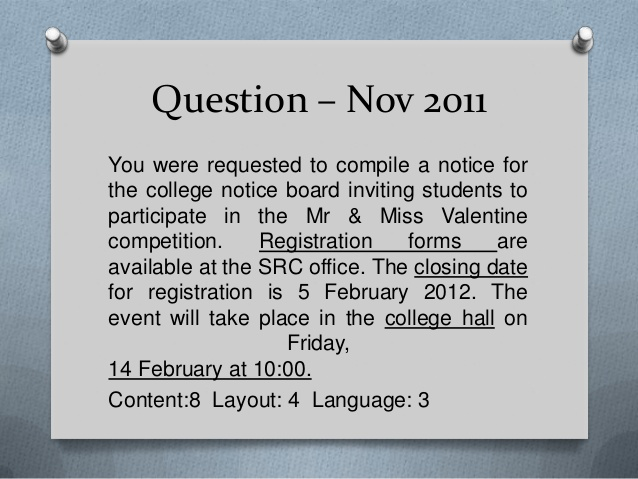
#> input picture test.png, 638 x 479 px; its folder holds only this picture in this run
$ python ocr.py --image test.png   (Python 2 division)
#> lines starting #> are read from the running program, lines starting #| are printed output that depends on the picture; after the words box and inside, x2 and y2 are one past the last pixel; in counts of white or black regions, pixels touching at a corner belong together
from PIL import Image
import pytesseract
import argparse
import cv2
import os
import sys
ap=argparse.ArgumentParser()
ap.add_argument("-i", "--image", required=True,
	help="path to input image to be OCR'd")
ap.add_argument("-p", "--preprocess", type=str, default="thresh",
	help="type of preprocessing to be done")
args = vars(ap.parse_args())
# load the example image and convert it to grayscale
img = cv2.imread(args["image"])
#> img is the input picture: shape (479, 638, 3); mean B, G, R 180.8, 176.9, 171.9
if img is None:
	print "None"
	sys.exit(0)
gaussian= cv2.GaussianBlur(img, (11,11), 25)
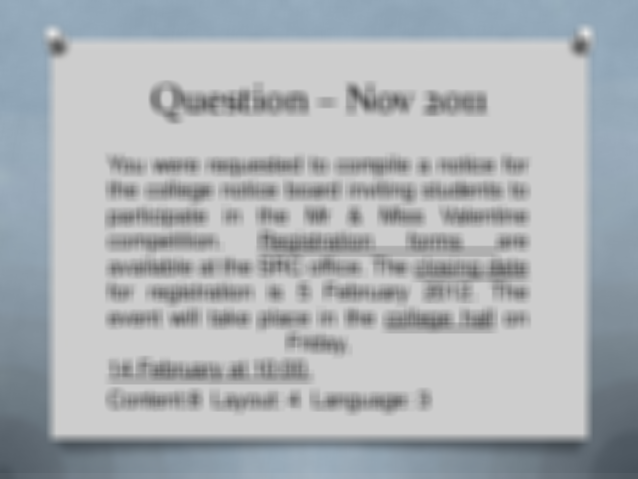
#> gaussian: shape (479, 638, 3); mean B, G, R 180.8, 176.8, 171.9
image = cv2.addWeighted(img, 1.5, gaussian, -0.5, 0, img)
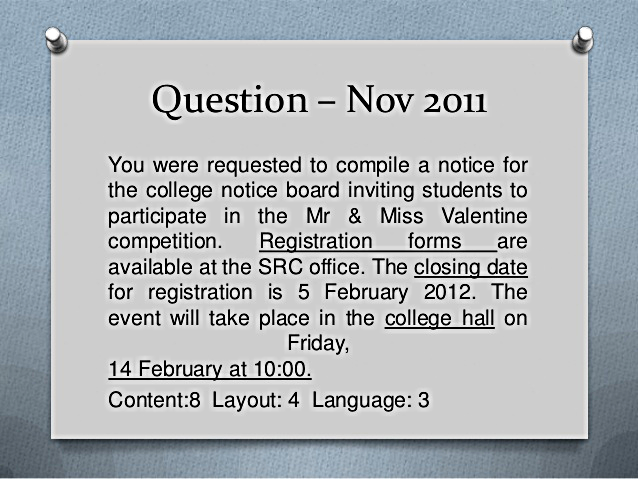
#> image: shape (479, 638, 3); mean B, G, R 183.3, 179.3, 174.4
cv2.imshow("Trial",image)
gray = cv2.cvtColor(image, cv2.COLOR_BGR2GRAY)
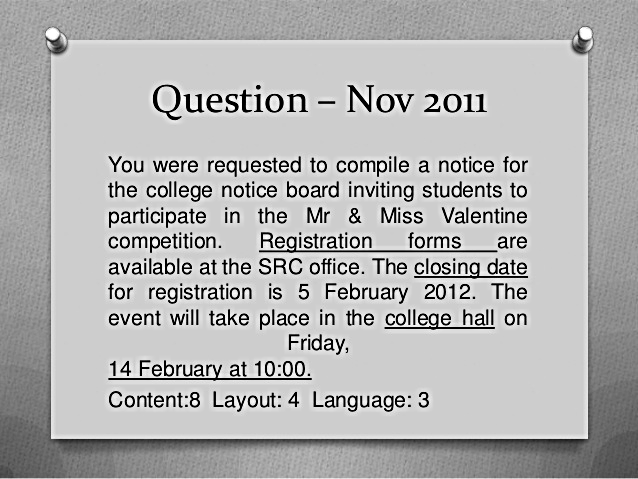
#> gray: shape (479, 638); min 0, max 255, mean 178.3
# check to see if we should apply thresholding to preprocess the
# image
if args["preprocess"] == "thresh":
	gray = cv2.threshold(gray, 0, 255,
		cv2.THRESH_BINARY | cv2.THRESH_OTSU)[1]
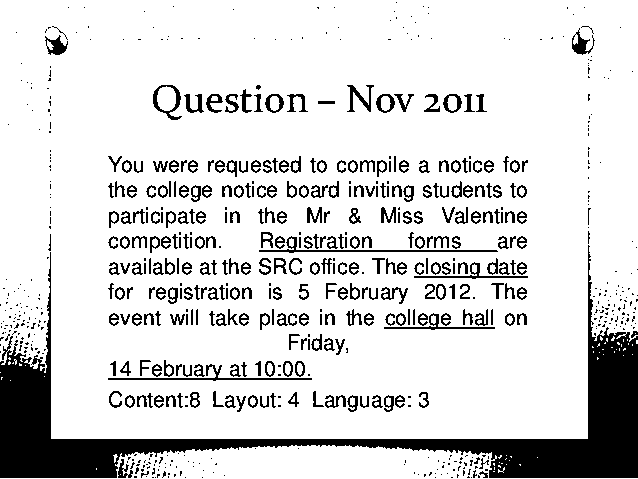
#> gray: shape (479, 638); 84.9% white; 703 black regions (397 under 20 px), largest, box (x1, y1, x2, y2) and area: (0, 245, 638, 478) 23811, (259, 236, 498, 253) 557, (108, 364, 312, 381) 497

# make a check to see if median blurring should be done to remove
# noise
elif args["preprocess"] == "blur":
	gray = cv2.medianBlur(gray, 3)
# write the grayscale image to disk as a temporary file so we can
# apply OCR to it
filename = "{}.png".format(os.getpid())
cv2.imwrite(filename, gray)
# load the image as a PIL/Pillow image, apply OCR, and then delete
# the temporary file
im=Image.open(filename)
#> (the run stopped early here; a loop or call above may not have finished)
